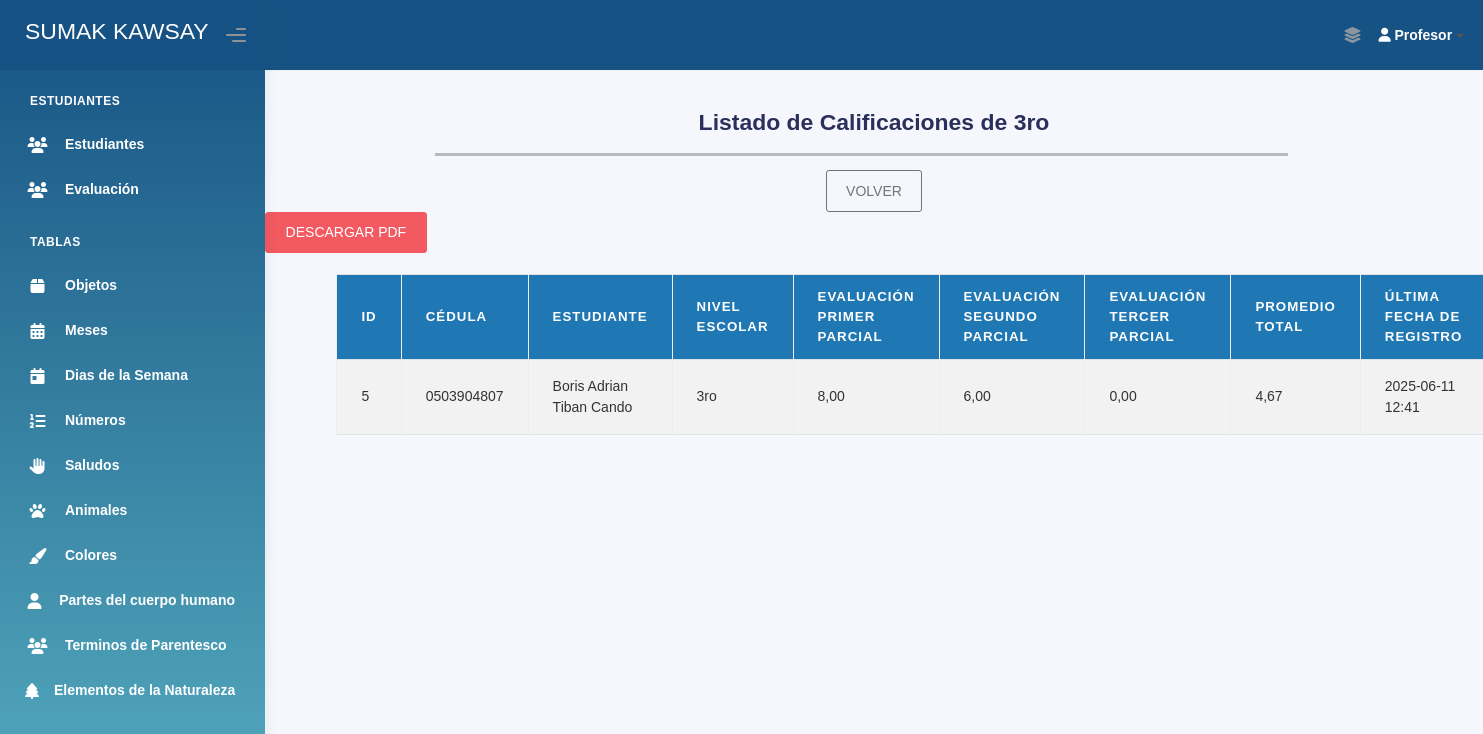
The app's page /lista_calificaciones_3ro/ (signed in) with its own data.
### Aplicaciones/Modulos/models.py (models this page shows, shortened)
class Evaluacion(models.Model):
    titulo_eva = models.CharField(max_length=200)
    descripcion_eva = models.TextField()
    nivel_escolar_eva = models.CharField(max_length=50, blank=True, null=True)
    estado_eva = models.BooleanField(default=True)
    tipo_aprendizaje_eva = models.TextField()
    fecha_creacion_eva = models.DateTimeField(auto_now_add=True)
    fecha_actualizacion_eva = models.DateTimeField(auto_now=True)

class Estudiante(models.Model):
    nombres_est = models.CharField(max_length=100)
    apellidos_est = models.CharField(max_length=100)
    cedula_est = models.CharField(max_length=10, unique=True)
    genero_est = models.CharField(max_length=20)
    nivel_escolar_est = models.CharField(max_length=50)
    estado_est = models.CharField(max_length=10)
    fecha_registro_est = models.DateTimeField(auto_now_add=True)
    fecha_actualizacion_est = models.DateTimeField(auto_now=True)

### Aplicaciones/Modulos/views.py (the view)
# urls.py: path('lista_calificaciones_3ro/', views.lista_calificaciones_3ro, name='lista_calificaciones_3ro'),
def lista_calificaciones_3ro(request):
    if not request.session.get('profesor_id'):
        return redirect('login_profesor')
    evaluaciones = Evaluacion.objects.all().order_by('id')
    calificaciones = Resultado_Evaluacion.objects.select_related('fk_estudiante', 'fk_evaluacion').all()
    calificaciones_3ro = [cal for cal in calificaciones if cal.fk_estudiante.nivel_escolar_est == '3ro']
    estudiantes_ids = set(cal.fk_estudiante.id for cal in calificaciones_3ro)
    estudiantes = list({cal.fk_estudiante.id: cal.fk_estudiante for cal in calificaciones_3ro}.values())
    notas_por_estudiante = {}
    for cal in calificaciones_3ro:
        est_id = cal.fk_estudiante.id
        eva_id = cal.fk_evaluacion.id
        if est_id not in notas_por_estudiante:
            notas_por_estudiante[est_id] = {}
        notas_por_estudiante[est_id][eva_id] = float(cal.nota_res)
    promedios = {}
    total_evaluaciones = evaluaciones.count()
    for est_id in estudiantes_ids:
        notas = notas_por_estudiante.get(est_id, {})
        suma_notas = sum(notas.get(eva.id, 0) for eva in evaluaciones)
        promedios[est_id] = suma_notas / total_evaluaciones if total_evaluaciones > 0 else None
    fechas_ultimo_registro = {}
    for est_id in estudiantes_ids:
        ultima_fecha = Resultado_Evaluacion.objects.filter(fk_estudiante_id=est_id).aggregate(Max('fecha_res'))['fecha_res__max']
        fechas_ultimo_registro[est_id] = ultima_fecha
    context = {
        'evaluaciones': evaluaciones,
        'estudiantes': estudiantes,
        'notas_por_estudiante': notas_por_estudiante,
        'promedios': promedios,
        'fechas_ultimo_registro': fechas_ultimo_registro,
    }
    return render(request, 'Administrador/Calificaciones/lista_calificaciones_3ro.html', context)

### Aplicaciones/Modulos/templatetags/diccionario_extras.py (called while the page is built)
@register.filter
def dict_get(d, key):
    if d is None:
        return None
    return d.get(key)

### Aplicaciones/Modulos/templates/Administrador/Calificaciones/lista_calificaciones_3ro.html (shortened to what this page needs)
{% extends 'plantillaAdmin.html' %}
{% load diccionario_extras %}
{% block body %}
<br><br><br><br>
<div>
    <br>
    <div class="card-title text-center">
        <h3><b>Listado de Calificaciones de 3ro</b></h3>
    </div>
</div>
<div style="width: 70%; margin-left: 170px;">
    <hr style="height: 3px; background-color: #000; border: none;">
</div>
<div class="text-center">
    <a href="{% url 'lista_calificaciones' %}" class="btn btn-outline-secondary">VOLVER</a>
</div>
<div>
    <a href="{% url 'pdf_calificaciones_3ro' %}" class="btn btn-danger" target="_blank">DESCARGAR PDF</a>
</div>
</div>
<br>
<div class="container" style="width: 90%;">
    <table class="table table-bordered table-striped table-hover" id="tbl-Calificaciones">
        <thead>
            <tr>
                <th>ID</th>
                <th>Cédula</th>
                <th>Estudiante</th>
                <th>Nivel Escolar</th>
                {% for eva in evaluaciones %}
                    <th>{{ eva.titulo_eva }}</th>
                {% endfor %}
                <th>Promedio Total</th>
                <th>Última Fecha de Registro</th>
            </tr>
        </thead>
        <tbody>
            {% for est in estudiantes %}
                <tr>
                    <td>{{ est.id }}</td>
                    <td>{{ est.cedula_est }}</td>
                    <td>{{ est.nombres_est }} {{ est.apellidos_est }}</td>
                    <td>{{ est.nivel_escolar_est }}</td>
                    {% for eva in evaluaciones %}
                        {% with notas_por_estudiante|dict_get:est.id as notas_est %}
                            {% with notas_est|dict_get:eva.id as nota %}
                                <td>{{ nota|default:"0.00"|floatformat:2 }}</td>
                            {% endwith %}
                        {% endwith %}
                    {% endfor %}
                    <td>{{ promedios|dict_get:est.id|default:"-"|floatformat:2 }}</td>
                    <td>
                        {% with fechas_ultimo_registro|dict_get:est.id as fecha %}
                            {% if fecha %}
                                {{ fecha|date:"Y-m-d H:i" }}
                            {% else %}
                                -
                            {% endif %}
                        {% endwith %}
                    </td>
                </tr>
            {% empty %}
                <tr>
                    <td colspan="{{ evaluaciones|length|add:'5' }}">No hay calificaciones registradas.</td>
                </tr>
            {% endfor %}
        </tbody>
    </table>
</div>
{% endblock %}

### Aplicaciones/Modulos/templates/Administrador/Calificaciones/lista_calificaciones_3ro.html (style rules this page uses)
#tbl-Calificaciones { background-color: #a0ccf3; }
#tbl-Calificaciones th { background-color: #1f77b4; color: white; }
#tbl-Calificaciones td { color: #333; }

### records on screen
Evaluacion: titulo_eva "EVALUACIÓN PRIMER PARCIAL", id "8,00"
Evaluacion: titulo_eva "EVALUACIÓN SEGUNDO PARCIAL", id "6,00"
Evaluacion: titulo_eva "EVALUACIÓN TERCER PARCIAL", id "0,00"
Estudiante: id "5", cedula_est "0503904807", nombres_est "Boris Adrian", apellidos_est "Tiban Cando", nivel_escolar_est "3ro", id "4,67", id "2025-06-11 12:41"
